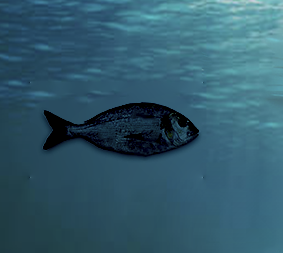
#> input picture resimdenbolgealma/fish.png, 283 x 253 px
$ python bolgealma.py
#> lines starting #> are read from the running program, lines starting #| are printed output that depends on the picture; after the words box and inside, x2 and y2 are one past the last pixel; in counts of white or black regions, pixels touching at a corner belong together
import cv2
import numpy as np

resim=cv2.imread("fish.png")
#> resim is the input picture: shape (253, 283, 3); mean B, G, R 108.1, 90.7, 50.4


kesit=resim[50:100,50:100]
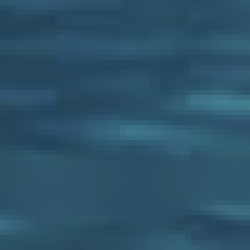
#> kesit: shape (50, 50, 3) (shown 5 times larger); mean B, G, R 104.9, 82.5, 43.9

resim[0:50,0:50]=kesit
#> resim: shape (253, 283, 3); 3.49% of pixels changed, all inside (x1, y1, x2, y2) = (0, 0, 50, 50)
resim[0:50,0:50,1]=255
resim[0:50,0:50,0]=500
resim[0:50,0:50,2]=200
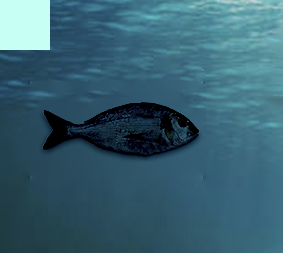
#> resim: shape (253, 283, 3); mean B, G, R 113.1, 97, 56.1

cv2.imshow("balik",resim)


cv2.waitKey(0)
cv2.destroyAllWindows()
